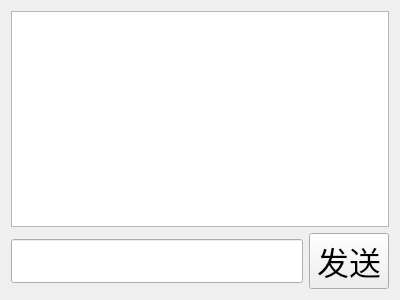
<?xml version="1.0" encoding="UTF-8"?>
<ui version="4.0">
 <class>PrivateChat</class>
 <widget class="QWidget" name="PrivateChat">
  <property name="geometry">
   <rect>
    <x>0</x>
    <y>0</y>
    <width>400</width>
    <height>300</height>
   </rect>
  </property>
  <property name="windowTitle">
   <string>私聊窗口</string>
  </property>
  <layout class="QVBoxLayout" name="verticalLayout_2">
   <item>
    <layout class="QVBoxLayout" name="verticalLayout">
     <item>
      <widget class="QTextEdit" name="showMsg_te">
       <property name="font">
        <font>
         <pointsize>24</pointsize>
        </font>
       </property>
      </widget>
     </item>
     <item>
      <layout class="QHBoxLayout" name="horizontalLayout">
       <item>
        <widget class="QLineEdit" name="inputMsg_le">
         <property name="font">
          <font>
           <pointsize>24</pointsize>
          </font>
         </property>
        </widget>
       </item>
       <item>
        <widget class="QPushButton" name="sendMsg_pb">
         <property name="font">
          <font>
           <pointsize>24</pointsize>
          </font>
         </property>
         <property name="text">
          <string>发送</string>
         </property>
        </widget>
       </item>
      </layout>
     </item>
    </layout>
   </item>
  </layout>
 </widget>
 <resources/>
 <connections/>
</ui>
